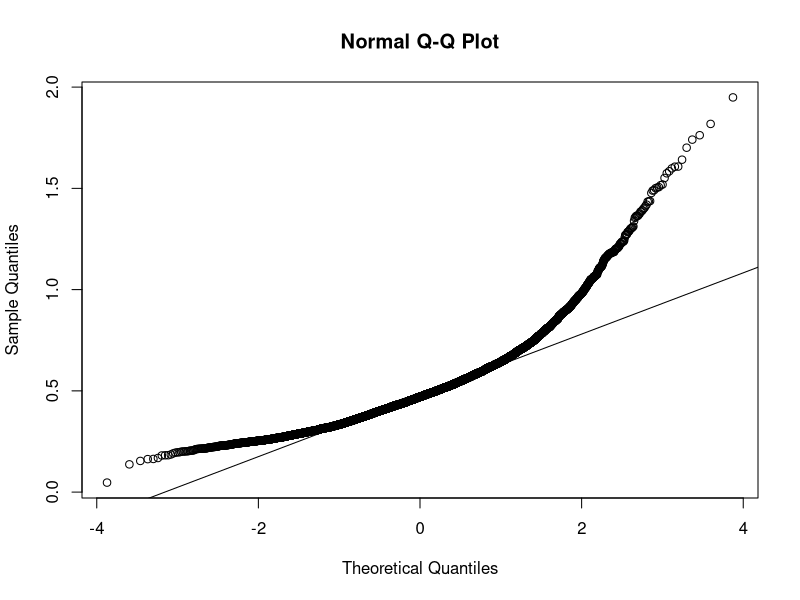
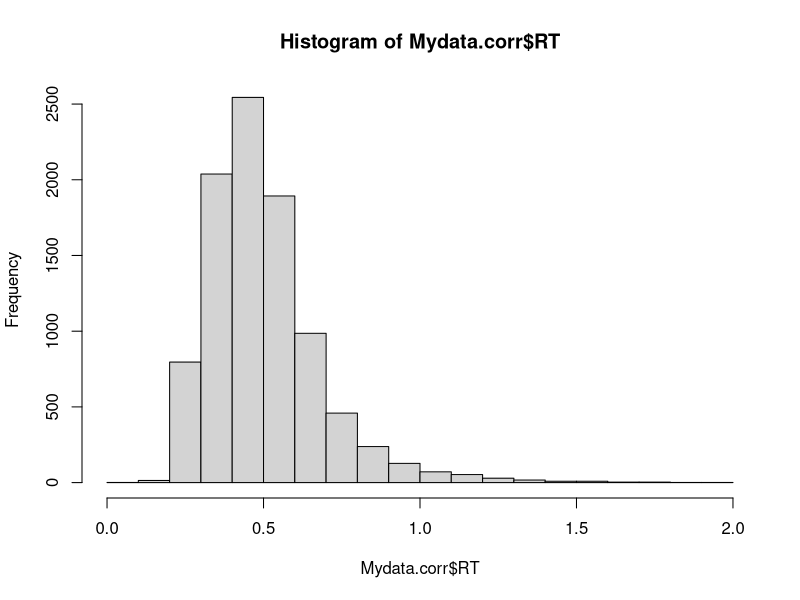
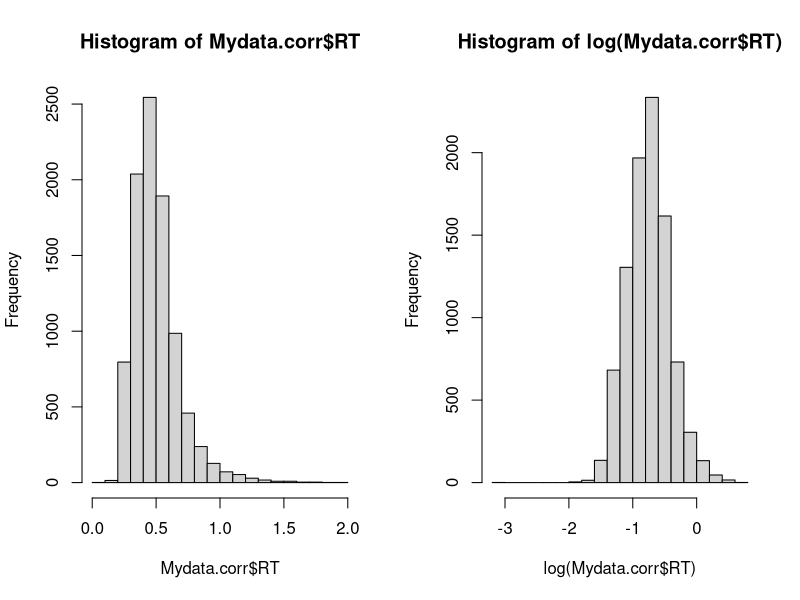
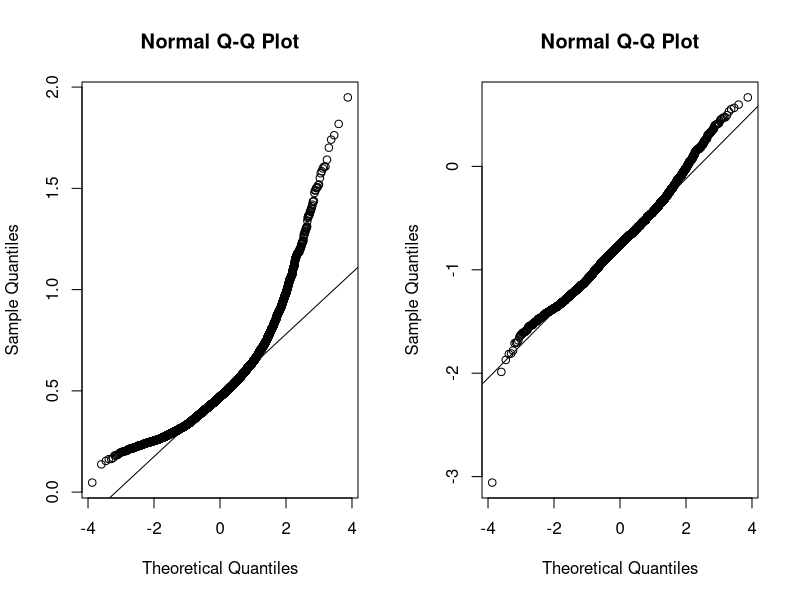
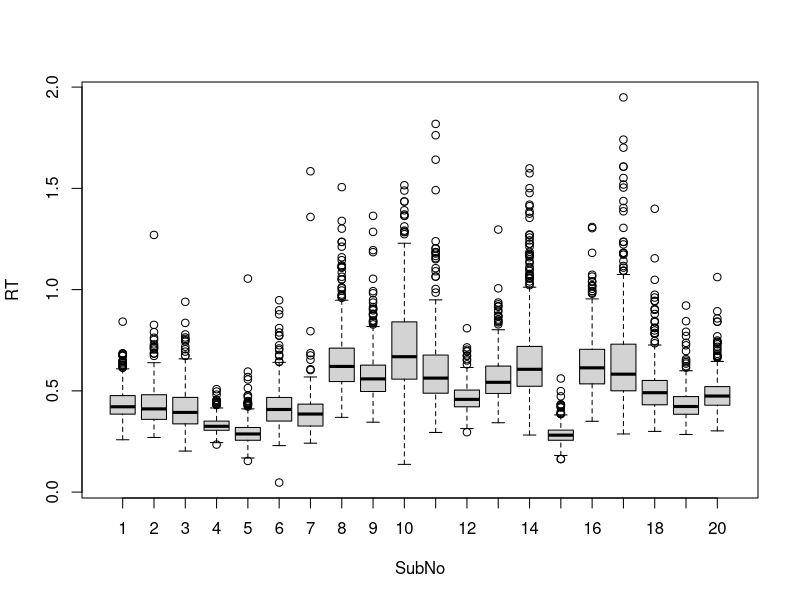
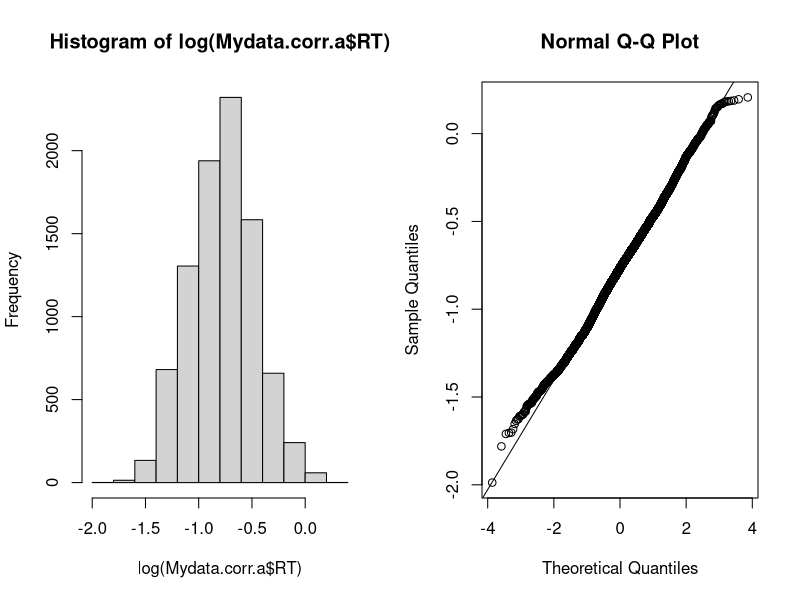

The R script that drew these images, in order:
# R teaching Workshops.
# Lotte Meteyard, 2018
# School of Psychology and Clinical Language Sciences,University of Reading

################## ANOVA #########

#ANOVA is used widely in Psychology/linguistics/cognitive science
#This is because it is used to analyse FACTORIAL experiments

#As for t-test, the critical distinction in ANOVA is which conditions
#are WITHIN subjects, and which are BETWEEN subjects

#First the powerpoint to go through ANOVA basics in R

#Load up packages first
require(car)
require(reshape2)
require(multcomp)

################## 1 way ANOVA #########

# We will use the homophone data  
#Compare RT differences for different TMS coil orientations

Mydata <- read.table(file="TMS_data.txt",header=TRUE)

#Data is from here: tms-smart.info

#First we need to select only the correct trials
names(Mydata)
head(Mydata)

library(dplyr)
#select only trials where people responded correctly
Mydata.corr<-filter(Mydata, ACC == 1)
head(Mydata.corr)

str(Mydata.corr)
summary(Mydata.corr)

# Let's first check the data meets assumptions for ANOVA

##### Homogeneity of variance tests ####

# Two tests come in the base package

# (1) Bartlett Test
# checks for k samples having equal variances
# sensitive to departues from normality
# so may just show non-normality
#check for each condition level in Axes
bartlett.test(RT ~ Axes,data=Mydata.corr)
#check by subject
bartlett.test(RT ~ SubNo,data=Mydata.corr)

# (2) Figner-Killeen Test of Homogeneity of Variances
# Very robust against departures from normality
# non-parametric test
fligner.test(RT ~ Axes,data=Mydata.corr)

# One familiar from SPSS:
# (3) Levene's test can be found in the package car
# so install car

leveneTest(RT ~ Axes,data=Mydata.corr)



##### Normality ####

# plot normality formally
qqnorm(Mydata.corr$RT)
qqline(Mydata.corr$RT)

hist(Mydata.corr$RT) #can see the long tail / skew that is typical for RT data

# See also:
# www.dummies.com/how-to/content/how-to-test-data-normality-in-a-formal-way-in-r.html
# tests null of whether sample comes from normal distribution



############# Transform data, remove outliers #########

# Log transform usually good to normalise RTs
par(mfrow=c(1,2))
hist(Mydata.corr$RT)
hist(log(Mydata.corr$RT))

# quantile plots show less deviation
qqnorm(Mydata.corr$RT)
qqline(Mydata.corr$RT)
qqnorm(log(Mydata.corr$RT))
qqline(log(Mydata.corr$RT))

par(mfrow=c(1,1)) #put plot window back to single pane




# Still have some outliers at the extreme end

#Look for outliers in DV

#Boxplot by Subject for outliers, store results
mybp <- boxplot(RT ~ SubNo, data=Mydata.corr)

#The following is quite complex, so follow along now
#come back to this if you need it in future

#identify outliers row number in original data set
x<-which(Mydata.corr$RT %in% mybp$out, arr.in=TRUE)
head(x)
length(x)

#create new column to store coding for outliers
Mydata.corr$Out<-rep("FALSE")

#loop to identify rows and put 'TRUE' for each outlier
for (i in 1:length(x))
{Mydata.corr$Out[x[i]]<-"TRUE"}
#make new column a factor/category
Mydata.corr$Out<-as.factor(Mydata.corr$Out)
head(Mydata.corr)
Mydata.corr$Out

#look at number of outliers per subject
table(Mydata.corr$SubNo,Mydata.corr$Out)

#new data set with outliers removed 
Mydata.corr.a<-filter(Mydata.corr,Out==FALSE)

#Calculate percentage of data lost
1-dim(Mydata.corr.a)/dim(Mydata.corr) #is about 4%
#The less you lose the better


# finally, plot log transform of data with outliers removed
par(mfrow=c(1,2))
hist(log(Mydata.corr.a$RT))
qqnorm(log(Mydata.corr.a$RT))
qqline(log(Mydata.corr.a$RT))
# much better

#save workspace here for backup
#session - save workspace
#or
save.image(file="Workshop_workspace.RData")



#### INDEPENDENT PRACTICE  ####
# Complete questions 1-4





############# One way ANOVA (between & within subjects) #########

# It's best to store output from tests into variables

# ANOVAs in R can be tricky.
# But, it will make you understand ANOVA better.
#http://myowelt.blogspot.co.uk/2008/05/obtaining-same-anova-results-in-r-as-in.html

# Between-subjects ANOVA is straightforward in R, performing repeated measures (within-subjects)
# ANOVA is not so obvious. 
#  e.g https://blog.gribblelab.org/2009/03/09/repeated-measures-anova-using-r/

# ANOVA is GLM / linear models with factorial IVs only, so in R it is coded like a regression
# hence the formuala entry format

#average across subjects so that ANOVA done on means, as is typical

temp<-dcast(Mydata.corr.a, SubNo ~ Axes, value.var = "RT",
            fun.aggregate = mean, na.rm = TRUE)
head(temp)
data.summary<-melt(temp, id.vars = "SubNo")
head(data.summary)
names(data.summary)[2:3]<-c("Axes","meanRT")
head(data.summary)

#look at the data by condition
with(data.summary, tapply(log(meanRT), Axes, mean))

#We can start with a linear model 
first.lm <-lm(log(meanRT) ~ Axes, data=data.summary)
summary(first.lm)

#note that by default R has used a reference level (E.W. - usually decided by alphabetic order)
# so the intercept is the mean value for E.W. and the other model estimates
# are the difference between other conditions and E.W.

# We can then do an ANOVA on this linear model NB: this is treating the 
# conditions as between subjects (will come back to this below)
anova(first.lm)

# To do ANOVA correctly for repeated measures, we tell R to include a within subjects error term
# for each condition. This reflects that we have conditions nested within subjects
# That is, in principle, we can see the condition effect in every subject

# We will now use the aov function
help(aov)  # read through this help file, note the warnings about unbalanced data

aov.1 <-aov(log(meanRT) ~ Axes + Error(SubNo/Axes), data.summary)
#"SubNo" and "Axes" are our sources of variability. 
#The treatment we are interested in is "Axes" (that's what we want to see the effect of), 
#and this treatment effect is visible within each subject (i.e., nested within each subject). 

#The proper Error term is "SubNo/Axes", which is read as "Axes within subjects" 

summary(aov.1)





############# Post-hoc pairwise tests (within & between subjects) #########

#Within subjects
#pairwise t tests for post-hoc comparisons
pairwise.t.test(log(data.summary$meanRT), data.summary$Axes, p.adjust.method="none", paired=T)
# the output is the p value

help(p.adjust)
pairwise.t.test(log(data.summary$meanRT), data.summary$Axes, p.adjust.method="bonferroni", paired=T)


# The package 'multcomp' has other methods for multiple comparisons
# nice summary here: www.pitt.edu/~njc23/Lecture10.pdf


#Between subjects
# TukeyHSD for between subjects (pretending Axes is between subjects here)
aov(first.lm)
glht(aov(first.lm), linfct = mcp(Axes = "Tukey"))

#you can also specify the contrast matrix directly
levels(data.summary$Axes) #note the order of output for labels
contr <- rbind("E.W - N.S" = c(-1, 1, 0, 0),
               "NE.SW - NW.SE" = c(0, 0, 1, -1), 
               "NW.SE - NE.SW" = c(0, 0, -1, 1))
glht(aov(first.lm), linfct = mcp(Axes = contr))

#to get significance, confidence internvals etc.
temp<-glht(aov(first.lm), linfct = mcp(Axes = contr))
summary(temp)
confint(temp)


#### INDEPENDENT PRACTICE  ####
# Complete questions 5-8
